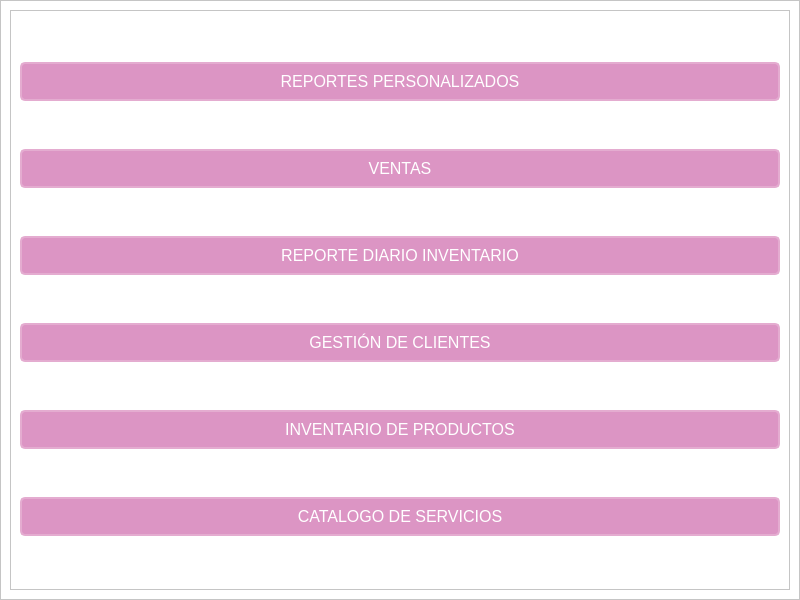
<?xml version="1.0" encoding="UTF-8"?>
<ui version="4.0">
 <class>AdminSoporteVentana</class>
 <widget class="QMainWindow" name="AdminSoporteVentana">
  <property name="geometry">
   <rect>
    <x>0</x>
    <y>0</y>
    <width>800</width>
    <height>600</height>
   </rect>
  </property>
  <property name="maximumSize">
   <size>
    <width>800</width>
    <height>600</height>
   </size>
  </property>
  <property name="windowTitle">
   <string>Soporte</string>
  </property>
  <property name="windowIcon">
   <iconset resource="../recursos/login_rc.qrc">
    <normaloff>:/Icono/images/logo.ico</normaloff>:/Icono/images/logo.ico</iconset>
  </property>
  <property name="toolTipDuration">
   <number>0</number>
  </property>
  <property name="animated">
   <bool>true</bool>
  </property>
  <property name="documentMode">
   <bool>false</bool>
  </property>
  <widget class="QWidget" name="centralwidget">
   <layout class="QHBoxLayout" name="horizontalLayout">
    <property name="leftMargin">
     <number>0</number>
    </property>
    <property name="topMargin">
     <number>0</number>
    </property>
    <property name="rightMargin">
     <number>0</number>
    </property>
    <property name="bottomMargin">
     <number>0</number>
    </property>
    <item>
     <widget class="QFrame" name="fondo">
      <property name="styleSheet">
       <string notr="true">background-color: rgb(255, 255, 255)</string>
      </property>
      <property name="frameShape">
       <enum>QFrame::StyledPanel</enum>
      </property>
      <property name="frameShadow">
       <enum>QFrame::Raised</enum>
      </property>
      <layout class="QHBoxLayout" name="horizontalLayout_2">
       <item>
        <widget class="QFrame" name="botones">
         <property name="styleSheet">
          <string notr="true">QPushButton {
    border: 2px solid #e4acd0;
    border-radius: 5px;
    padding: 8px 16px;
    background-color: #dc95c4; /* Fondo */
    color: #ffffff; /* Color del texto */
    font-family: Arial, sans-serif;
    font-size: 16px;
    transition: background-color 0.3s, box-shadow 0.3s; /* Transición suave */
}

QPushButton:hover {
    background-color: #dc84bc; /* Fondo al pasar el cursor */
    box-shadow: 0 4px 8px rgba(0, 0, 0, 0.2); /* Sombra al pasar el cursor */
}

QPushButton:pressed {
    background-color: #d484b4; /* Fondo al presionar */
    box-shadow: 0 2px 4px rgba(0, 0, 0, 0.2); /* Sombra reducida al presionar */
    transform: translateY(2px); /* Mover ligeramente hacia abajo al presionar */
}
</string>
         </property>
         <property name="frameShape">
          <enum>QFrame::StyledPanel</enum>
         </property>
         <property name="frameShadow">
          <enum>QFrame::Raised</enum>
         </property>
         <layout class="QVBoxLayout" name="verticalLayout">
          <item>
           <widget class="QPushButton" name="pushButton_2">
            <property name="text">
             <string>REPORTES PERSONALIZADOS</string>
            </property>
           </widget>
          </item>
          <item>
           <widget class="QPushButton" name="pushButton">
            <property name="text">
             <string>VENTAS</string>
            </property>
           </widget>
          </item>
          <item>
           <widget class="QPushButton" name="pushButton_6">
            <property name="text">
             <string>REPORTE DIARIO INVENTARIO</string>
            </property>
           </widget>
          </item>
          <item>
           <widget class="QPushButton" name="pushButton_5">
            <property name="text">
             <string>GESTIÓN DE CLIENTES</string>
            </property>
           </widget>
          </item>
          <item>
           <widget class="QPushButton" name="pushButton_4">
            <property name="text">
             <string>INVENTARIO DE PRODUCTOS</string>
            </property>
           </widget>
          </item>
          <item>
           <widget class="QPushButton" name="pushButton_3">
            <property name="text">
             <string>CATALOGO DE SERVICIOS</string>
            </property>
           </widget>
          </item>
         </layout>
        </widget>
       </item>
      </layout>
     </widget>
    </item>
   </layout>
  </widget>
 </widget>
 <resources>
  <include location="../recursos/login_rc.qrc"/>
 </resources>
 <connections/>
</ui>
